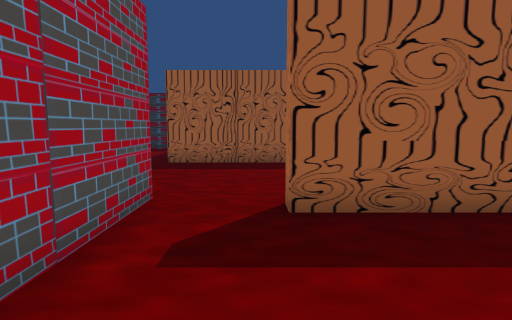
[1] (above)

18 first-person views from a walk through a Unity game level. The camera is 1.2 m above the floor, tilts 6° down and sees 80° across. The floor is counted in squares, 1 m on a side. Each view is taken from the middle of a square. On the plan, view 1 faces up. The plan holds only what a view shows up to about 13 squares ahead; the rest is blank. The place goes on beyond the plan.

[2]
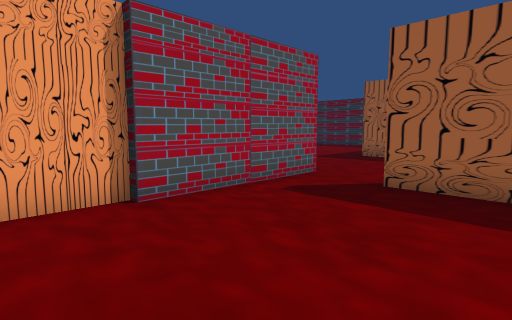

[3]
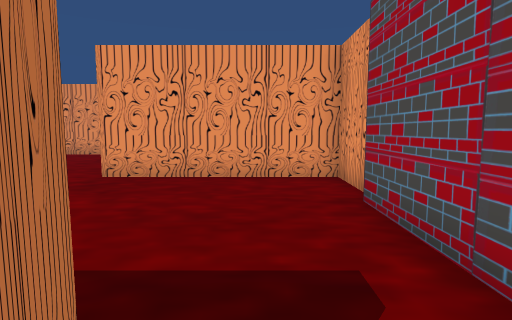

[4]
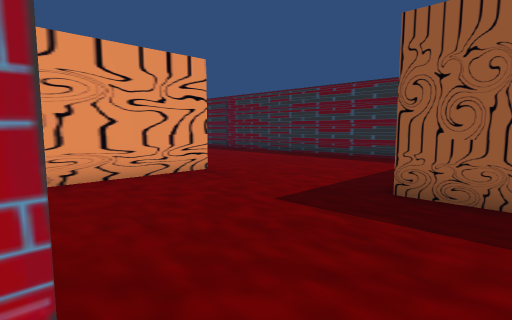

[5]
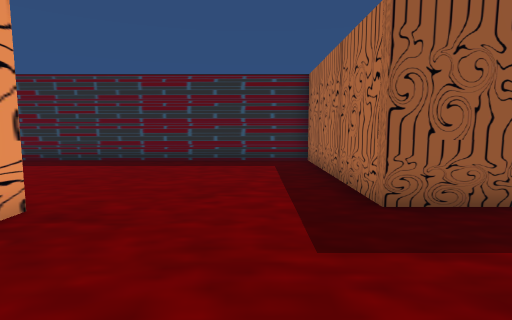

[6]
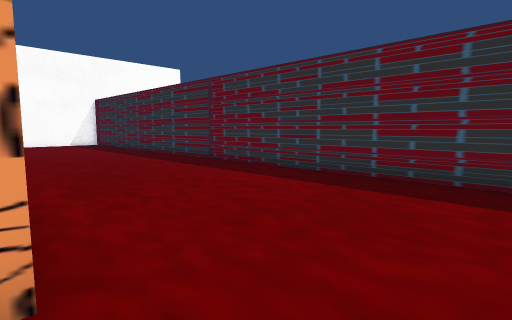

[7]
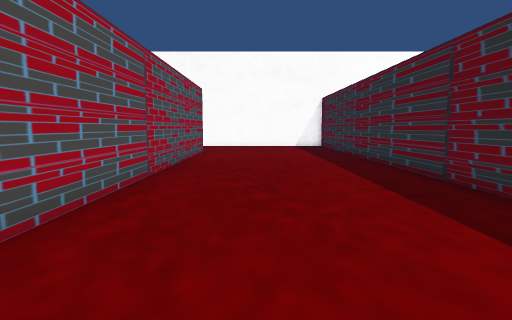

[8]
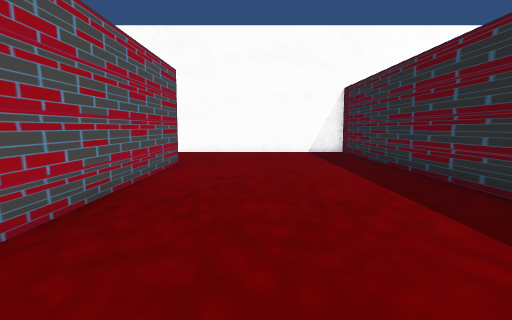

[9]
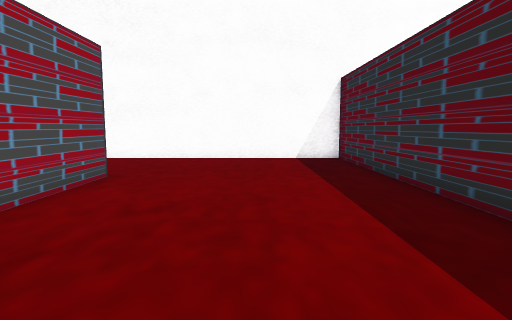

[10]
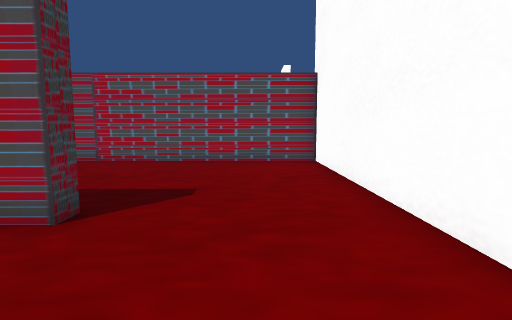

[11]
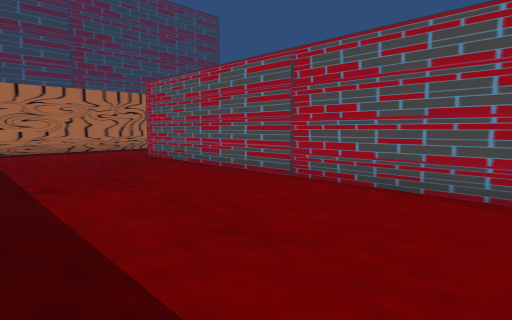

[12]
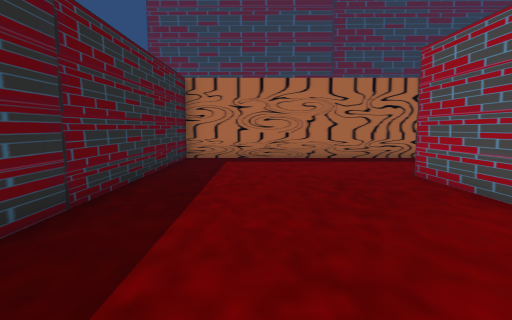

[13]
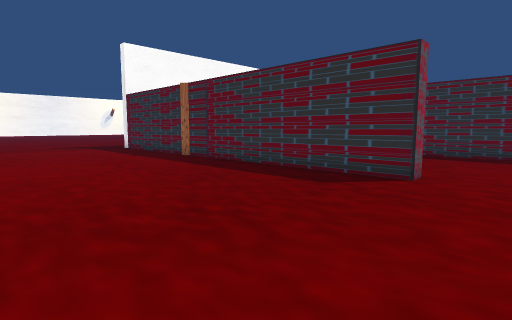

[14]
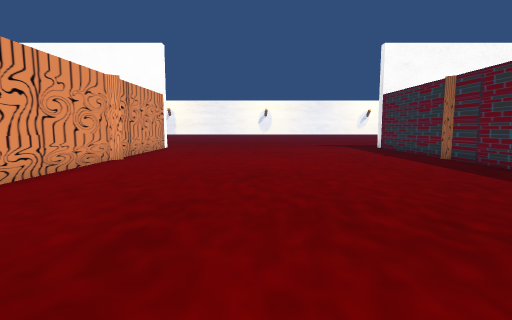

[15]
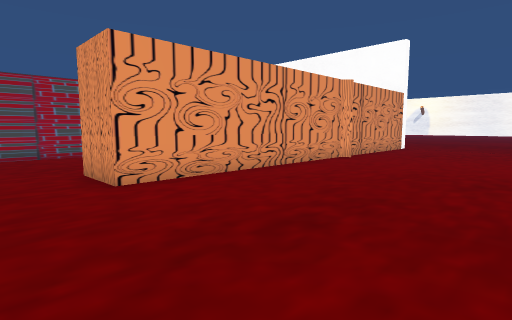

[16]
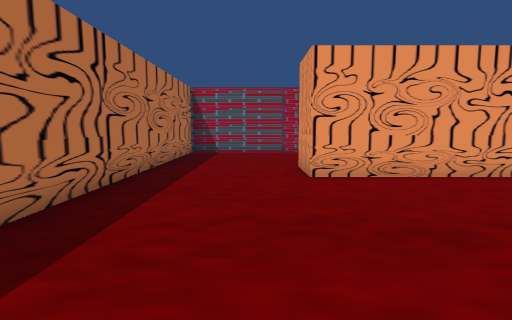

[17]
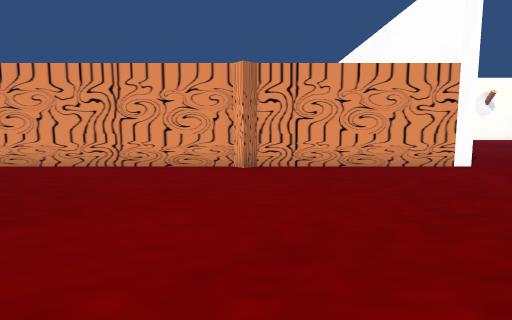

[18]
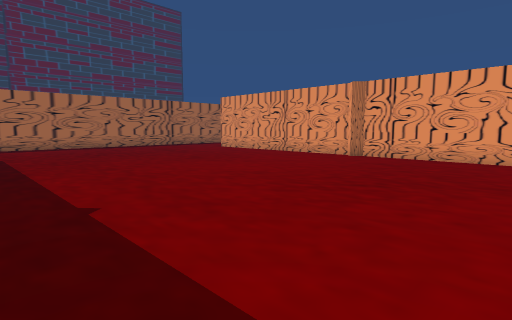

### Floor plan
Points are (right, up) in squares from view 1. A wall is a line through its corners. A room is listed if a view was taken in it or the views show most of it. See-through windows are left out.
Room 1 (views 1, 2)
walls: (-2, 0.1) (-2, -2.4) (3.5, -2.4); (-1.8, 3.5) (-1.8, 0); (3.5, 4.3) (0.5, 4.3)
ways out: opening at (-0.5, 4.5) to room 2
Room 2 (views 3, 4, 5, 6, 7, 8, 9, 10, 11, 12, 13, 14, 15, 16, 17, 18)
walls: (-23.2, 2.5) (-24.1, 2.5); (-8.9, 0.5) (-8.9, 9.8) (-17.9, 9.8); (-24.5, 9.8) (-24.5, 10.3) (-12, 10.3); (-8.3, 10.4) (-8.3, 6.2); (-1.8, 5.2) (-1.8, 3.5); (-29.5, -10.4) (-23, -10.4) (-22.6, -10.1) (-22.3, -10.4) (-13.3, -10.4) (-13.3, -12.6); (0.5, 4.3) (0.5, 4.9); (-8.9, -16.1) (-8.9, -6.6); (1.1, 10.6) (-3.1, 10.6) (-3.1, 17.3) (-29.2, 17.3) (-29.2, 3) (-13.3, 3) (-13.3, 2.5) (-22.6, 2.5) (-22.9, 2.2)
ways out: opening at (-0.5, 4.5) to room 1

Positions as (right, up) in squares from view 1, and headings:
1: (0, 0), facing up
2: (3, -2), facing up-left
3: (0, 5), facing down
4: (-1, 5), facing up-left
5: (-5, 6), facing up
6: (-6, 10), facing up-left
7: (-9, 13), facing left
8: (-14, 13), facing left
9: (-17, 14), facing left
10: (-27, 14), facing down
11: (-26, 9), facing down-right
12: (-21, 7), facing right
13: (-11, -5), facing up-left
14: (-11, -5), facing left
15: (-11, -4), facing down-left
16: (-12, -3), facing down
17: (-23, -1), facing down
18: (-29, 2), facing down-right
